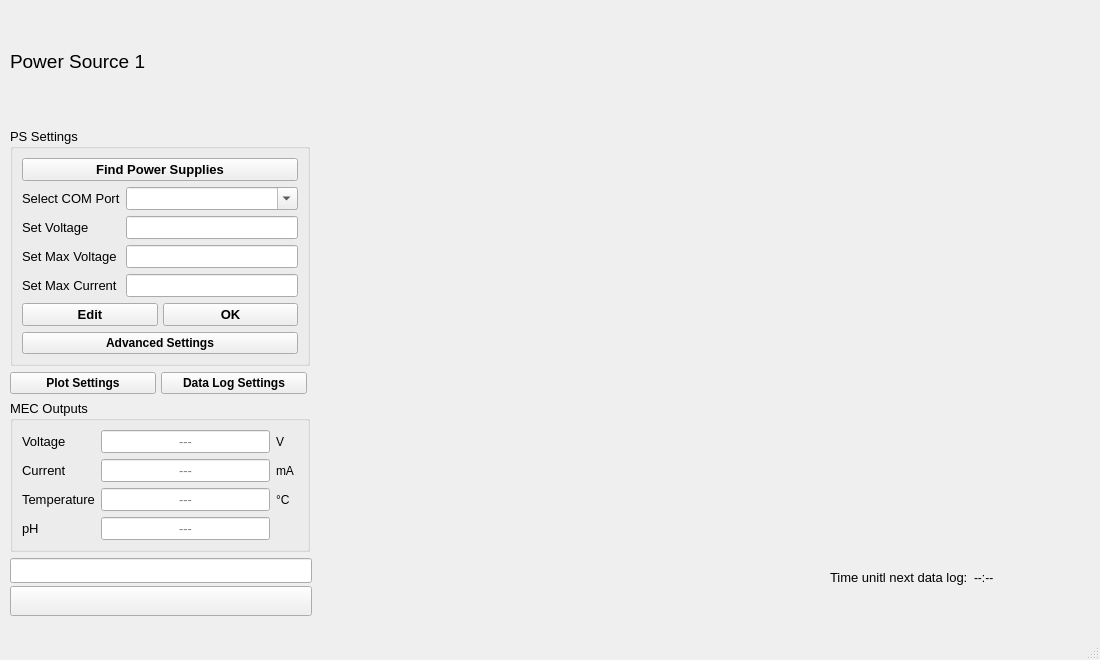
<?xml version="1.0" encoding="UTF-8"?>
<ui version="4.0">
 <class>MainWindow</class>
 <widget class="QMainWindow" name="MainWindow">
  <property name="geometry">
   <rect>
    <x>0</x>
    <y>0</y>
    <width>1100</width>
    <height>660</height>
   </rect>
  </property>
  <property name="minimumSize">
   <size>
    <width>1100</width>
    <height>660</height>
   </size>
  </property>
  <property name="maximumSize">
   <size>
    <width>1100</width>
    <height>660</height>
   </size>
  </property>
  <property name="windowTitle">
   <string>MainWindow</string>
  </property>
  <widget class="QWidget" name="centralwidget">
   <widget class="PlotWidget" name="graphWidget" native="true">
    <property name="geometry">
     <rect>
      <x>320</x>
      <y>0</y>
      <width>761</width>
      <height>561</height>
     </rect>
    </property>
   </widget>
   <widget class="QWidget" name="layoutWidget">
    <property name="geometry">
     <rect>
      <x>830</x>
      <y>570</y>
      <width>251</width>
      <height>21</height>
     </rect>
    </property>
    <layout class="QFormLayout" name="formLayout_3">
     <item row="0" column="1">
      <widget class="QLabel" name="timerLabel">
       <property name="text">
        <string>--:--</string>
       </property>
      </widget>
     </item>
     <item row="0" column="0">
      <widget class="QLabel" name="timeuntilLabel">
       <property name="font">
        <font>
         <pointsize>10</pointsize>
        </font>
       </property>
       <property name="text">
        <string>Time unitl next data log:</string>
       </property>
      </widget>
     </item>
    </layout>
   </widget>
   <widget class="QWidget" name="layoutWidget">
    <property name="geometry">
     <rect>
      <x>10</x>
      <y>1</y>
      <width>302</width>
      <height>615</height>
     </rect>
    </property>
    <layout class="QVBoxLayout" name="verticalLayout_2" stretch="1,0,0,0,0">
     <item>
      <widget class="QLabel" name="label">
       <property name="minimumSize">
        <size>
         <width>270</width>
         <height>0</height>
        </size>
       </property>
       <property name="maximumSize">
        <size>
         <width>270</width>
         <height>16777215</height>
        </size>
       </property>
       <property name="font">
        <font>
         <pointsize>14</pointsize>
        </font>
       </property>
       <property name="text">
        <string>Power Source 1</string>
       </property>
      </widget>
     </item>
     <item>
      <widget class="QGroupBox" name="groupBox">
       <property name="minimumSize">
        <size>
         <width>300</width>
         <height>0</height>
        </size>
       </property>
       <property name="maximumSize">
        <size>
         <width>300</width>
         <height>16777215</height>
        </size>
       </property>
       <property name="font">
        <font>
         <pointsize>10</pointsize>
        </font>
       </property>
       <property name="title">
        <string>PS Settings</string>
       </property>
       <layout class="QFormLayout" name="formLayout_2">
        <item row="0" column="0" colspan="2">
         <widget class="QPushButton" name="findPSButton">
          <property name="minimumSize">
           <size>
            <width>0</width>
            <height>0</height>
           </size>
          </property>
          <property name="maximumSize">
           <size>
            <width>16777215</width>
            <height>16777215</height>
           </size>
          </property>
          <property name="font">
           <font>
            <pointsize>10</pointsize>
            <weight>75</weight>
            <bold>true</bold>
           </font>
          </property>
          <property name="text">
           <string>Find Power Supplies</string>
          </property>
         </widget>
        </item>
        <item row="1" column="0">
         <widget class="QLabel" name="portboxLabel">
          <property name="font">
           <font>
            <pointsize>10</pointsize>
           </font>
          </property>
          <property name="text">
           <string>Select COM Port</string>
          </property>
         </widget>
        </item>
        <item row="1" column="1">
         <widget class="QComboBox" name="comBox">
          <property name="maximumSize">
           <size>
            <width>16777215</width>
            <height>16777215</height>
           </size>
          </property>
          <property name="editable">
           <bool>true</bool>
          </property>
         </widget>
        </item>
        <item row="2" column="0">
         <widget class="QLabel" name="label_2">
          <property name="font">
           <font>
            <pointsize>10</pointsize>
           </font>
          </property>
          <property name="text">
           <string>Set Voltage</string>
          </property>
         </widget>
        </item>
        <item row="2" column="1">
         <widget class="QLineEdit" name="setvoltageDisplay">
          <property name="alignment">
           <set>Qt::AlignCenter</set>
          </property>
          <property name="readOnly">
           <bool>true</bool>
          </property>
         </widget>
        </item>
        <item row="3" column="0">
         <widget class="QLabel" name="label_4">
          <property name="font">
           <font>
            <pointsize>10</pointsize>
           </font>
          </property>
          <property name="text">
           <string>Set Max Voltage</string>
          </property>
         </widget>
        </item>
        <item row="3" column="1">
         <widget class="QLineEdit" name="maxvoltageDisplay">
          <property name="alignment">
           <set>Qt::AlignCenter</set>
          </property>
          <property name="readOnly">
           <bool>true</bool>
          </property>
         </widget>
        </item>
        <item row="4" column="0">
         <widget class="QLabel" name="label_3">
          <property name="font">
           <font>
            <pointsize>10</pointsize>
           </font>
          </property>
          <property name="text">
           <string>Set Max Current</string>
          </property>
         </widget>
        </item>
        <item row="4" column="1">
         <widget class="QLineEdit" name="maxcurrentDisplay">
          <property name="alignment">
           <set>Qt::AlignCenter</set>
          </property>
          <property name="readOnly">
           <bool>true</bool>
          </property>
         </widget>
        </item>
        <item row="5" column="0" colspan="2">
         <layout class="QHBoxLayout" name="horizontalLayout_2">
          <property name="spacing">
           <number>5</number>
          </property>
          <item>
           <widget class="QPushButton" name="settingsEditButton">
            <property name="minimumSize">
             <size>
              <width>0</width>
              <height>0</height>
             </size>
            </property>
            <property name="maximumSize">
             <size>
              <width>16777215</width>
              <height>16777215</height>
             </size>
            </property>
            <property name="font">
             <font>
              <pointsize>10</pointsize>
              <weight>75</weight>
              <bold>true</bold>
             </font>
            </property>
            <property name="text">
             <string>Edit</string>
            </property>
           </widget>
          </item>
          <item>
           <widget class="QPushButton" name="settingsOKButton">
            <property name="minimumSize">
             <size>
              <width>0</width>
              <height>0</height>
             </size>
            </property>
            <property name="maximumSize">
             <size>
              <width>16777215</width>
              <height>16777215</height>
             </size>
            </property>
            <property name="font">
             <font>
              <pointsize>10</pointsize>
              <weight>75</weight>
              <bold>true</bold>
             </font>
            </property>
            <property name="text">
             <string>OK</string>
            </property>
           </widget>
          </item>
         </layout>
        </item>
        <item row="6" column="0" colspan="2">
         <widget class="QPushButton" name="advsetButton">
          <property name="minimumSize">
           <size>
            <width>0</width>
            <height>0</height>
           </size>
          </property>
          <property name="maximumSize">
           <size>
            <width>16777215</width>
            <height>16777215</height>
           </size>
          </property>
          <property name="font">
           <font>
            <pointsize>9</pointsize>
            <weight>75</weight>
            <bold>true</bold>
           </font>
          </property>
          <property name="text">
           <string>Advanced Settings</string>
          </property>
         </widget>
        </item>
       </layout>
      </widget>
     </item>
     <item>
      <layout class="QHBoxLayout" name="horizontalLayout_5">
       <property name="spacing">
        <number>5</number>
       </property>
       <property name="rightMargin">
        <number>5</number>
       </property>
       <item>
        <widget class="QPushButton" name="plotsetButton">
         <property name="minimumSize">
          <size>
           <width>0</width>
           <height>0</height>
          </size>
         </property>
         <property name="maximumSize">
          <size>
           <width>16777215</width>
           <height>16777215</height>
          </size>
         </property>
         <property name="font">
          <font>
           <pointsize>9</pointsize>
           <weight>75</weight>
           <bold>true</bold>
          </font>
         </property>
         <property name="text">
          <string>Plot Settings</string>
         </property>
        </widget>
       </item>
       <item>
        <widget class="QPushButton" name="datalogButton">
         <property name="minimumSize">
          <size>
           <width>0</width>
           <height>0</height>
          </size>
         </property>
         <property name="maximumSize">
          <size>
           <width>16777215</width>
           <height>16777215</height>
          </size>
         </property>
         <property name="font">
          <font>
           <pointsize>9</pointsize>
           <weight>75</weight>
           <bold>true</bold>
          </font>
         </property>
         <property name="text">
          <string>Data Log Settings</string>
         </property>
        </widget>
       </item>
      </layout>
     </item>
     <item>
      <widget class="QGroupBox" name="groupBox_2">
       <property name="minimumSize">
        <size>
         <width>300</width>
         <height>0</height>
        </size>
       </property>
       <property name="maximumSize">
        <size>
         <width>300</width>
         <height>16777215</height>
        </size>
       </property>
       <property name="font">
        <font>
         <pointsize>10</pointsize>
        </font>
       </property>
       <property name="title">
        <string>MEC Outputs</string>
       </property>
       <layout class="QFormLayout" name="formLayout">
        <item row="0" column="0">
         <widget class="QLabel" name="label_5">
          <property name="text">
           <string>Voltage</string>
          </property>
         </widget>
        </item>
        <item row="1" column="0">
         <widget class="QLabel" name="currentLabel">
          <property name="font">
           <font>
            <pointsize>10</pointsize>
           </font>
          </property>
          <property name="autoFillBackground">
           <bool>false</bool>
          </property>
          <property name="text">
           <string>Current</string>
          </property>
         </widget>
        </item>
        <item row="1" column="1">
         <layout class="QHBoxLayout" name="horizontalLayout">
          <item>
           <widget class="QLineEdit" name="currentDisplay">
            <property name="maximumSize">
             <size>
              <width>16777215</width>
              <height>16777215</height>
             </size>
            </property>
            <property name="font">
             <font>
              <pointsize>10</pointsize>
             </font>
            </property>
            <property name="cursor">
             <cursorShape>ArrowCursor</cursorShape>
            </property>
            <property name="alignment">
             <set>Qt::AlignCenter</set>
            </property>
            <property name="readOnly">
             <bool>true</bool>
            </property>
            <property name="placeholderText">
             <string>---</string>
            </property>
           </widget>
          </item>
          <item>
           <widget class="QLabel" name="currentunitLabel">
            <property name="minimumSize">
             <size>
              <width>22</width>
              <height>0</height>
             </size>
            </property>
            <property name="maximumSize">
             <size>
              <width>16777215</width>
              <height>16777215</height>
             </size>
            </property>
            <property name="font">
             <font>
              <pointsize>9</pointsize>
             </font>
            </property>
            <property name="text">
             <string>mA</string>
            </property>
           </widget>
          </item>
         </layout>
        </item>
        <item row="2" column="0">
         <widget class="QLabel" name="tempLabel">
          <property name="font">
           <font>
            <pointsize>10</pointsize>
           </font>
          </property>
          <property name="text">
           <string>Temperature</string>
          </property>
         </widget>
        </item>
        <item row="2" column="1">
         <layout class="QHBoxLayout" name="horizontalLayout_3">
          <item>
           <widget class="QLineEdit" name="tempDisplay">
            <property name="maximumSize">
             <size>
              <width>16777215</width>
              <height>16777215</height>
             </size>
            </property>
            <property name="font">
             <font>
              <pointsize>10</pointsize>
             </font>
            </property>
            <property name="cursor">
             <cursorShape>ArrowCursor</cursorShape>
            </property>
            <property name="alignment">
             <set>Qt::AlignCenter</set>
            </property>
            <property name="dragEnabled">
             <bool>false</bool>
            </property>
            <property name="readOnly">
             <bool>true</bool>
            </property>
            <property name="placeholderText">
             <string>---</string>
            </property>
           </widget>
          </item>
          <item>
           <widget class="QLabel" name="tempunitLabel">
            <property name="minimumSize">
             <size>
              <width>22</width>
              <height>0</height>
             </size>
            </property>
            <property name="maximumSize">
             <size>
              <width>16777215</width>
              <height>16777215</height>
             </size>
            </property>
            <property name="font">
             <font>
              <pointsize>9</pointsize>
             </font>
            </property>
            <property name="text">
             <string>°C </string>
            </property>
           </widget>
          </item>
         </layout>
        </item>
        <item row="3" column="0">
         <widget class="QLabel" name="pHLabel">
          <property name="font">
           <font>
            <pointsize>10</pointsize>
           </font>
          </property>
          <property name="text">
           <string>pH</string>
          </property>
         </widget>
        </item>
        <item row="3" column="1">
         <layout class="QHBoxLayout" name="horizontalLayout_4">
          <item>
           <widget class="QLineEdit" name="pHDisplay">
            <property name="maximumSize">
             <size>
              <width>16777215</width>
              <height>16777215</height>
             </size>
            </property>
            <property name="font">
             <font>
              <pointsize>10</pointsize>
             </font>
            </property>
            <property name="cursor">
             <cursorShape>ArrowCursor</cursorShape>
            </property>
            <property name="alignment">
             <set>Qt::AlignCenter</set>
            </property>
            <property name="readOnly">
             <bool>true</bool>
            </property>
            <property name="placeholderText">
             <string>---</string>
            </property>
           </widget>
          </item>
          <item>
           <widget class="QLabel" name="pHblankLabel">
            <property name="minimumSize">
             <size>
              <width>22</width>
              <height>0</height>
             </size>
            </property>
            <property name="maximumSize">
             <size>
              <width>16777215</width>
              <height>16777215</height>
             </size>
            </property>
            <property name="text">
             <string/>
            </property>
           </widget>
          </item>
         </layout>
        </item>
        <item row="0" column="1">
         <layout class="QHBoxLayout" name="horizontalLayout_6">
          <item>
           <widget class="QLineEdit" name="voltageDisplay">
            <property name="maximumSize">
             <size>
              <width>16777215</width>
              <height>16777215</height>
             </size>
            </property>
            <property name="font">
             <font>
              <pointsize>10</pointsize>
             </font>
            </property>
            <property name="cursor">
             <cursorShape>ArrowCursor</cursorShape>
            </property>
            <property name="alignment">
             <set>Qt::AlignCenter</set>
            </property>
            <property name="readOnly">
             <bool>true</bool>
            </property>
            <property name="placeholderText">
             <string>---</string>
            </property>
           </widget>
          </item>
          <item>
           <widget class="QLabel" name="currentunitLabel_2">
            <property name="minimumSize">
             <size>
              <width>22</width>
              <height>0</height>
             </size>
            </property>
            <property name="maximumSize">
             <size>
              <width>16777215</width>
              <height>16777215</height>
             </size>
            </property>
            <property name="font">
             <font>
              <pointsize>9</pointsize>
             </font>
            </property>
            <property name="text">
             <string>V</string>
            </property>
           </widget>
          </item>
         </layout>
        </item>
       </layout>
      </widget>
     </item>
     <item>
      <layout class="QVBoxLayout" name="verticalLayout">
       <property name="spacing">
        <number>3</number>
       </property>
       <property name="sizeConstraint">
        <enum>QLayout::SetMaximumSize</enum>
       </property>
       <item>
        <widget class="QLineEdit" name="onlineDisplay">
         <property name="minimumSize">
          <size>
           <width>0</width>
           <height>25</height>
          </size>
         </property>
         <property name="maximumSize">
          <size>
           <width>16777215</width>
           <height>25</height>
          </size>
         </property>
         <property name="font">
          <font>
           <pointsize>10</pointsize>
          </font>
         </property>
         <property name="cursor">
          <cursorShape>ArrowCursor</cursorShape>
         </property>
         <property name="text">
          <string/>
         </property>
         <property name="alignment">
          <set>Qt::AlignCenter</set>
         </property>
         <property name="readOnly">
          <bool>true</bool>
         </property>
        </widget>
       </item>
       <item>
        <widget class="QPushButton" name="startButton">
         <property name="minimumSize">
          <size>
           <width>0</width>
           <height>30</height>
          </size>
         </property>
         <property name="maximumSize">
          <size>
           <width>16777215</width>
           <height>30</height>
          </size>
         </property>
         <property name="font">
          <font>
           <pointsize>9</pointsize>
           <weight>75</weight>
           <bold>true</bold>
          </font>
         </property>
         <property name="text">
          <string/>
         </property>
         <property name="checkable">
          <bool>true</bool>
         </property>
        </widget>
       </item>
      </layout>
     </item>
    </layout>
   </widget>
  </widget>
  <widget class="QMenuBar" name="menubar">
   <property name="geometry">
    <rect>
     <x>0</x>
     <y>0</y>
     <width>1100</width>
     <height>26</height>
    </rect>
   </property>
  </widget>
  <widget class="QStatusBar" name="statusbar"/>
 </widget>
 <customwidgets>
  <customwidget>
   <class>PlotWidget</class>
   <extends>QWidget</extends>
   <header>pyqtgraph</header>
   <container>1</container>
  </customwidget>
 </customwidgets>
 <resources/>
 <connections/>
</ui>
